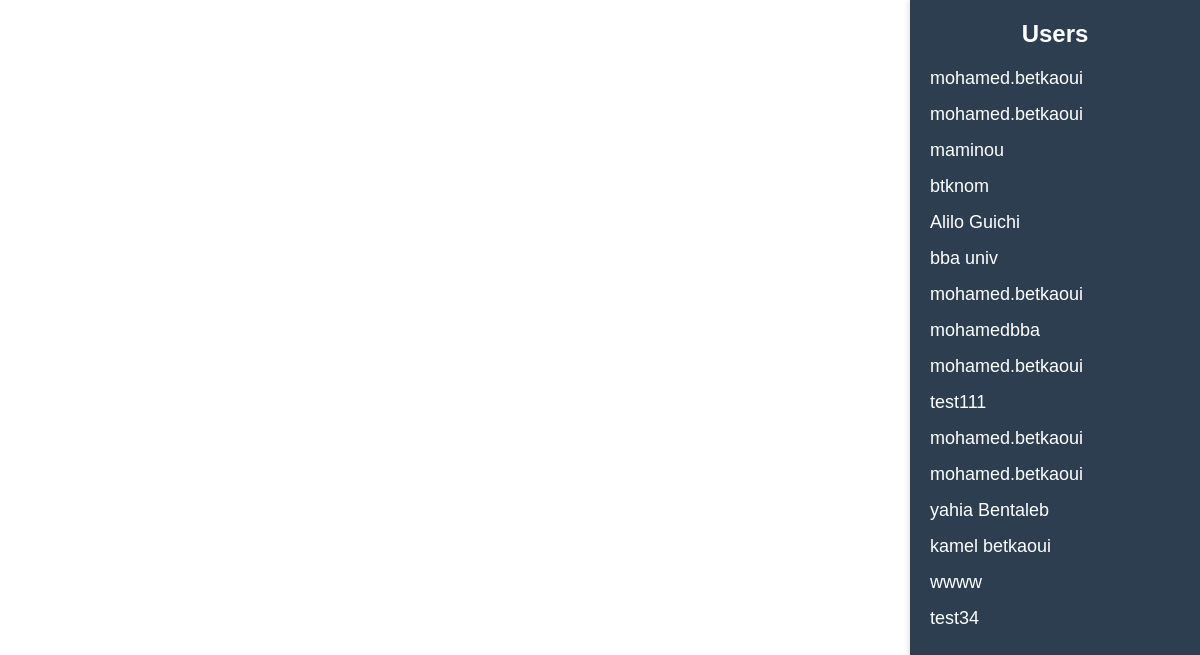
Page /chat/fetch_users.php on the earlier database version.
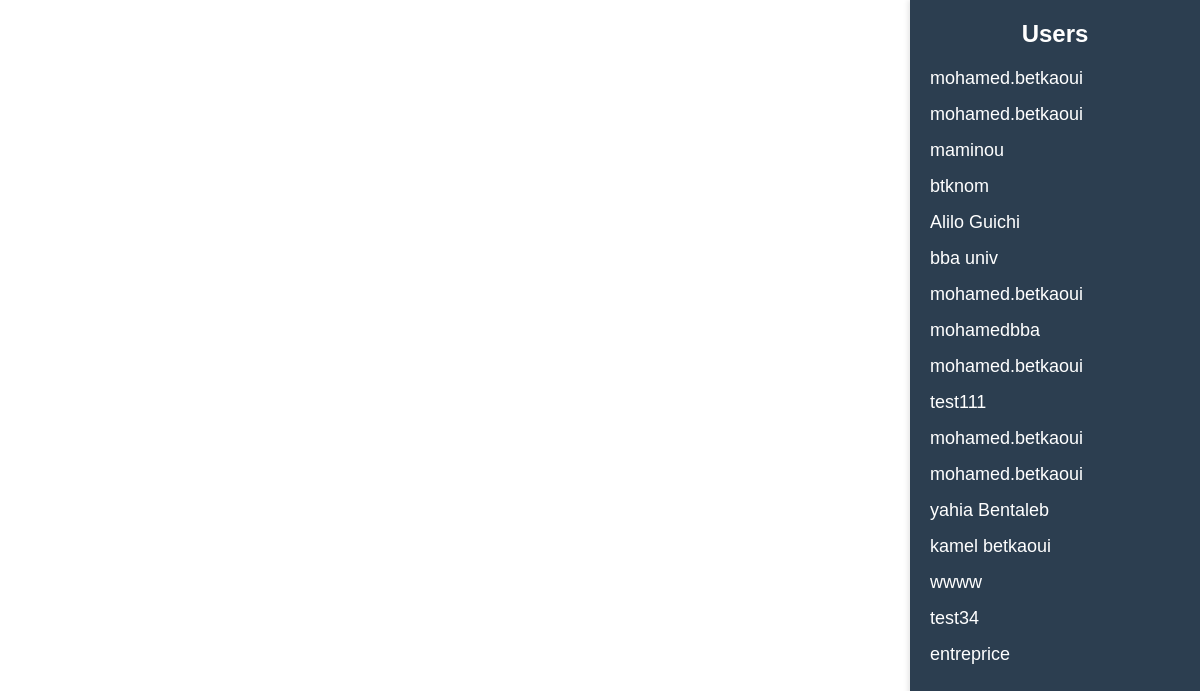
Same page on the later database version.
### tables this page shows
CREATE TABLE `users` (
  `id` int(11) NOT NULL,
  `username` varchar(50) NOT NULL,
  `password` varchar(255) NOT NULL,
  `email` varchar(100) NOT NULL,
  `role` enum('student','company','admin') NOT NULL,
  `full_name` varchar(100) DEFAULT NULL,
  `phone` varchar(20) DEFAULT NULL,
  `address` varchar(255) DEFAULT NULL,
  `created_at` timestamp NOT NULL DEFAULT current_timestamp(),
  `id_branch` int(11) DEFAULT NULL,
  `last_login` timestamp NULL DEFAULT NULL
);

### chat/fetch_users.php (the view, shortened to what this page needs)
<?php
require_once $_SERVER['DOCUMENT_ROOT'] . '/includes/db/db.php';
$sql = "SELECT * FROM users";
$result = $conn->query($sql);
$users = [];
if ($result->num_rows > 0) {
    while ($row = $result->fetch_assoc()) {
        $users[] = $row;
    }
}
?>
<!DOCTYPE html>
<html lang="en">
<head>
    <link rel="stylesheet" href="/chat/chat.css">
</head>
<body>
    <div class="drawer">
        <h2>Users</h2>
        <ul>
            <?php foreach ($users as $user): ?>
                <li><a href="#" id="chat-toggle" class="user-link" data-user-id="<?php echo htmlspecialchars($user['id']); ?>"><?php echo htmlspecialchars($user['full_name']); ?></a></li>
            <?php endforeach; ?>
        </ul>
    </div>
</body>
</html>

Differences in the rows shown:
added users: full_name "entreprice"
